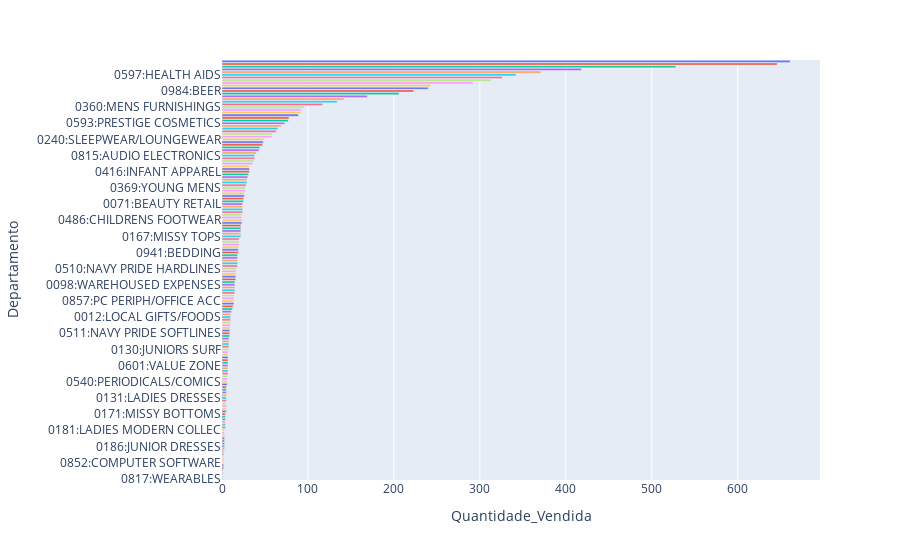

Here is the notebook cell this chart was saved with:
### Code cell
# Quais departamentos tem o maior volume de transações e maior quantidade de unidades vendidas?

# Parte 02 : Quantidade de unidades vendidas 
soma_quantidade_por_departamento = df_transacoes.groupby('Departamento')['Qtde_Vendida'].sum().sort_values(ascending=False).reset_index()
soma_quantidade_por_departamento.columns = ['Departamento', 'Quantidade_Vendida']
#Plot
fig_soma_quantidade_por_departamento = px.bar(soma_quantidade_por_departamento, x='Quantidade_Vendida', y='Departamento', color="Departamento", orientation='h')
fig_soma_quantidade_por_departamento.update_layout(showlegend=False)
fig_soma_quantidade_por_departamento.show()
